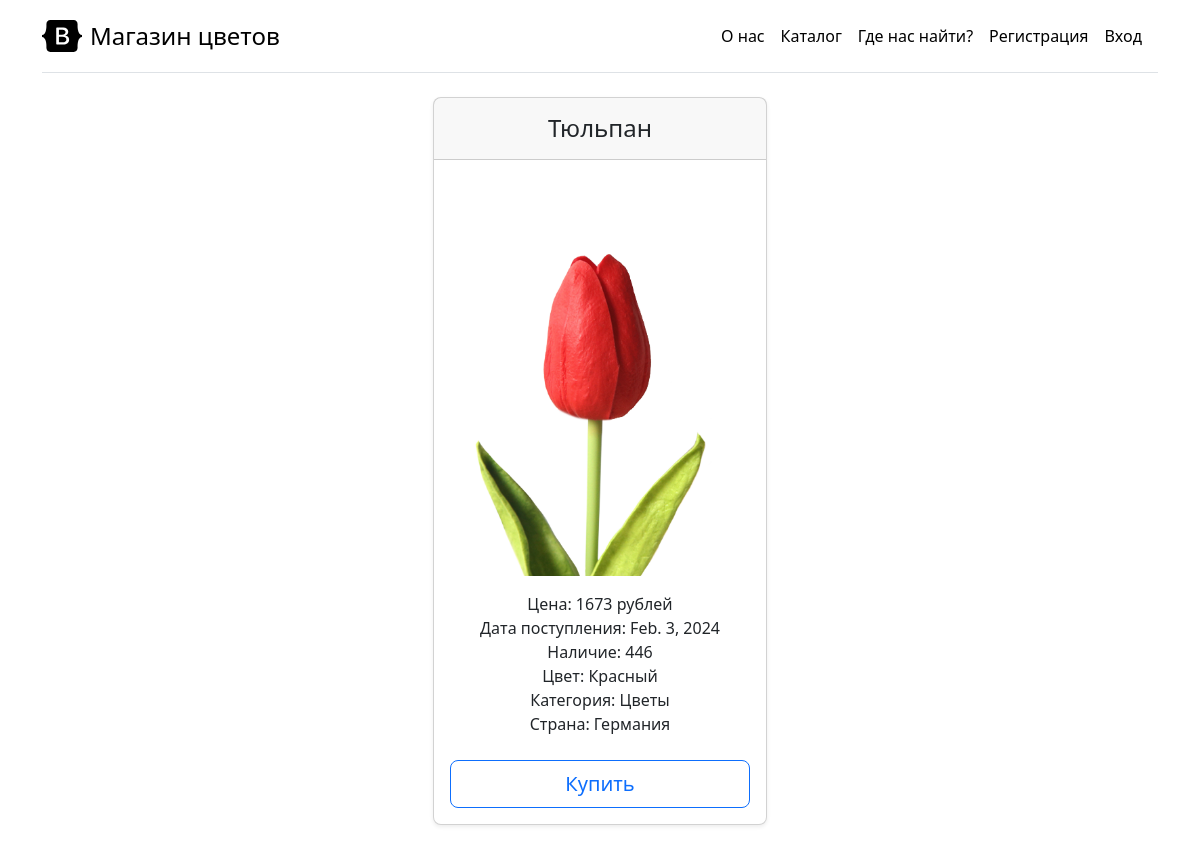
The app's page /product/3 with its own data.
### flowershop/models.py (models this page shows, shortened)
class Product(models.Model):
    name = models.CharField(max_length=80)
    price = models.PositiveIntegerField()
    image = models.ImageField(upload_to='products')  # Создаст папку products внутри папки media
    date = models.DateTimeField()
    counts = models.PositiveIntegerField()
    color = models.CharField(max_length=60)
    category = models.ForeignKey(Category, on_delete=models.CASCADE)
    country = models.ForeignKey(Country, on_delete=models.CASCADE)

class Category(models.Model):
    name = models.CharField(max_length=80)

class Country(models.Model):
    name = models.CharField(max_length=80)

### general/views.py (the view)
# urls.py: path('product/<int:product_id>', views.product),
def product(request, product_id):
    product = Product.objects.get(id=product_id)
    return render(request, 'product.html', context={'product': product})

### general/templates/product.html (shortened to what this page needs)
{% load static %}
<!doctype html>
<html lang="en" data-bs-theme="auto">
<head>
    <link href="https://cdn.jsdelivr.net/npm/bootstrap@5.3.2/dist/css/bootstrap.min.css" rel="stylesheet"
>
</head>
<body>
<div class="container py-3">
    {% include 'header.html' %}
    <main style="display: grid; justify-content: center; text-align: center">
        <div class="col">
            <div class="card mb-4 rounded-3 shadow-sm">
                <div class="card-header py-3">
                    <h4 class="my-0 fw-normal">{{ product.name }}</h4>
                </div>
                <form method="get" action="/product/{{ product.id }}">
                    <div class="card-body">
                        <img src='{{ product.image.url }}' alt='flower' style="max-width: 320px; height: 400px">
                        <ul class="list-unstyled mt-3 mb-4">
                            <li>Цена: {{ product.price }} рублей</li>
                            <li>Дата поступления: {{ product.date.date }}</li>
                            <li>Наличие: {{ product.counts }}</li>
                            <li>Цвет: {{ product.color }}</li>
                            <li>Категория: {{ product.category.name }}</li>
                            <li>Страна: {{ product.country.name }}</li>
                        </ul>
                        <button class="w-100 btn btn-lg btn-outline-primary" type="submit">Купить</button>
                    </div>
                </form>
            </div>
        </div>
    </main>
</div>
</body>
</html>

### records on screen
Product: name "Тюльпан", image (picture), price "1673", date "Feb. 3, 2024", counts "446", color "Красный", category.name "Цветы", country.name "Германия"
